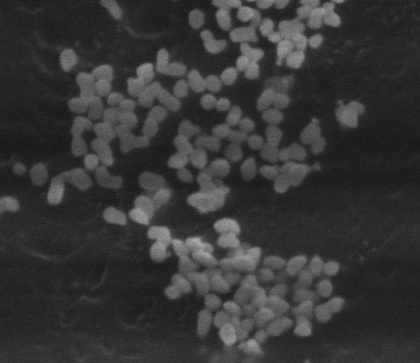
%> input picture TEXTMODE/test1.jpg, 420 x 363 px, shrunk from 1024 x 884 before the run
$ octave --eval "result = jansenmidas;"   (GNU Octave 9; MATLAB toolbox functions it lacks are replaced by stand-ins)
%> lines starting %> are read from the running program, lines starting %| are printed output that depends on the picture
%> the answer given: 3
%> the answer given: 3
%> the answer given: test1.jpg
%> in jansenmidas, IMG is the input picture: size 363x420x3 uint8; min 22, max 175, mean 54.4
### TEXTMODE/mlss.m
%%  MLSS.M
%%
%%  This file is part of the supplementary material to 'Jansen-MIDAS: a
%% multi-level photomicrograph segmentation software based on isotropic
%% undecimated wavelets'.
%%
%%  Jansen-MIDAS is a software developed to provide Multi-Level Starlet
%% Segmentation (MLSS) and Multi-Level Starlet Optimal Segmentation
%% (MLSOS) techniques. These methods are based on the starlet transform,
%% an isotropic undecimated wavelet, in order to determine the location
%% of objects in photomicrographs. Using Jansen-MIDAS, a scientist can
%% obtain a multi-level threshold segmentation of his/hers
%% photomicrographs.
%%
%%  Author:
%% Alexandre Fioravante de Siqueira, siqueiraaf@gmail.com
%%
%%  Description: MLSS applies the MLSS algorithm on the input image IMG,
%% from level initL until level L, returning D, the wavelet detail levels,
%% and R, the multi-level segmentation result.
%%
%%  Input: IMG, a gray input image.
%%         initL, the first desired decomposition level.
%%         L, last desired decomposition level.
%%
%%  Output: D, starlet detail levels.
%%          R, the MLSS segmentation levels.
%%
%%  Other files required: jansenmidas.m, binarize.m, confusionmatrix.m,
%% mattewscc.m, mlsos.m, mlssorigaux.m, mlssvaraux.m, starlet.m,
%% twodimfilter.m
%%
%%  Version: april 2016.
%%
%%  Please cite:
%%
%% [1] de Siqueira, A.F. et al. Jansen-MIDAS: a multi-level photomicrograph
%% segmentation software based on isotropic undecimated wavelets, 2016.
%% [2] de Siqueira, A.F. et al. Estimating the concentration of gold
%% nanoparticles incorporated on Natural Rubber membranes using Multi-Level
%% Starlet Optimal Segmentation. Journal of Nanoparticle Research, 2014,
%% 16; 2809. doi: 10.1007/s11051-014-2809-0.
%% [3] de Siqueira, A.F. et al. An automatic method for segmentation
%% of fission tracks in epidote crystal photomicrographs. Computers and
%% Geosciences, 2014, 69; 55-61. doi: 10.1016/j.cageo.2014.04.008.
%% [4] de Siqueira, A.F. et al. Segmentation of scanning electron
%% microscopy images from natural rubber samples with gold nanoparticles
%% using starlet wavelets. Microscopy Research and Technique, 2014, 77(1);
%% 71-78. doi: 10.1002/jemt.22314.
%%
%% Jansen-MIDAS is free software: you can redistribute it and/or modify
%% it under the terms of the GNU General Public License as published by
%% the Free Software Foundation, either version 3 of the License, or
%% (at your option) any later version.
%%
%% This program is distributed in the hope that it will be useful,
%% but WITHOUT ANY WARRANTY; without even the implied warranty of
%% MERCHANTABILITY or FITNESS FOR A PARTICULAR PURPOSE.  See the
%% GNU General Public License for more details.
%%
%% You should have received a copy of the GNU General Public License
%% along with this program.  If not, see <http://www.gnu.org/licenses/>.
%%

function [D,R] = mlss(IMG,initL,L)
%> called with initL = 3, L = 3

%%% PREALLOCATING VARS %%%
[M,N] = size(IMG); % info
%> M = 363; N = 420
R = zeros(M,N,L);

%%% STARLET APPLICATION %%%
[~,D] = starlet(IMG,L);

%%% CHOOSING MLSS ALGORITHM %%%
ALGchoice = input('Type V for Variant or any to Original MLSS: ','s');

if ((ALGchoice == 'v') || (ALGchoice == 'V')) %% apply Derivative algorithm
    for i = initL:L
        aux = mlssvaraux(IMG,D(:,:,[1:i]),initL); %% segmentation
        R(:,:,i) = ~binarize(aux); %% binarize input image
    end
else %% apply Original algorithm
    for i = initL:L
        aux = mlssorigaux(IMG,D(:,:,[1:i]),initL); %% segmentation
        R(:,:,i) = binarize(aux); %% binarize input image
    end
end

### GUIMODE/starlet.m
%%  STARLET.M
%%
%%  This file is part of the supplementary material to 'Jansen-MIDAS: a
%% multi-level photomicrograph segmentation software based on isotropic
%% undecimated wavelets'.
%%
%%  Jansen-MIDAS is a software developed to provide Multi-Level Starlet
%% Segmentation (MLSS) and Multi-Level Starlet Optimal Segmentation
%% (MLSOS) techniques. These methods are based on the starlet transform,
%% an isotropic undecimated wavelet, in order to determine the location
%% of objects in photomicrographs. Using Jansen-MIDAS, a scientist can
%% obtain a multi-level threshold segmentation of his/hers
%% photomicrographs.
%%
%%  Authors:
%% Alexandre Fioravante de Siqueira, siqueiraaf@gmail.com
%% Aylton Pagamisse, aylton@fct.unesp.br
%%
%%  Description: STARLET applies the starlet wavelet on the input image
%% IMG, with L decomposition levels, returning the approximation levels
%% S and the wavelet detail coefficients D.
%%
%%  Input: IMG, a gray input image.
%%         L, last desired decomposition level.
%%
%%  Output: S, starlet approximation levels.
%%          D, starlet detail levels.
%%
%%  Other files required: jansenmidas.m, binarize.m, confusionmatrix.m,
%% mattewscc.m, mlsos.m, mlss.m, mlssorigaux.m, mlssvaraux.m, twodimfilt.m
%%
%%  Version: april 2016.
%%
%%  Please cite:
%%
%% [1] de Siqueira, A.F. et al. Jansen-MIDAS: a multi-level photomicrograph
%% segmentation software based on isotropic undecimated wavelets, 2016.
%% [2] de Siqueira, A.F. et al. Estimating the concentration of gold
%% nanoparticles incorporated on Natural Rubber membranes using Multi-Level
%% Starlet Optimal Segmentation. Journal of Nanoparticle Research, 2014,
%% 16; 2809. doi: 10.1007/s11051-014-2809-0.
%% [3] de Siqueira, A.F. et al. An automatic method for segmentation
%% of fission tracks in epidote crystal photomicrographs. Computers and
%% Geosciences, 2014, 69; 55-61. doi: 10.1016/j.cageo.2014.04.008.
%% [4] de Siqueira, A.F. et al. Segmentation of scanning electron
%% microscopy images from natural rubber samples with gold nanoparticles
%% using starlet wavelets. Microscopy Research and Technique, 2014, 77(1);
%% 71-78. doi: 10.1002/jemt.22314.
%%
%% Jansen-MIDAS is free software: you can redistribute it and/or modify
%% it under the terms of the GNU General Public License as published by
%% the Free Software Foundation, either version 3 of the License, or
%% (at your option) any later version.
%%
%% This program is distributed in the hope that it will be useful,
%% but WITHOUT ANY WARRANTY; without even the implied warranty of
%% MERCHANTABILITY or FITNESS FOR A PARTICULAR PURPOSE.  See the
%% GNU General Public License for more details.
%%
%% You should have received a copy of the GNU General Public License
%% along with this program.  If not, see <http://www.gnu.org/licenses/>.
%%

function [S,D] = starlet(IMG,L)
%> called with L = 3

%%% PRELIMINAR VARS %%%
h = [1 4 6 4 1]; % 1D-h filter
IMG = double(IMG);
%> IMG: size 363x420 double
[M,N] = size(IMG); % image info
%> M = 363; N = 420
% resulting vectors: approximation and details
S = zeros(M,N,L); D = zeros(M,N,L);

%%% MIRRORING CRITERIA: LOWER PIXEL NUMBER %%%
if M < N
    T = M;
%> T = 363
else
    T = N;
end

auxS = padarray(IMG,[T T],'symmetric'); % mirroring
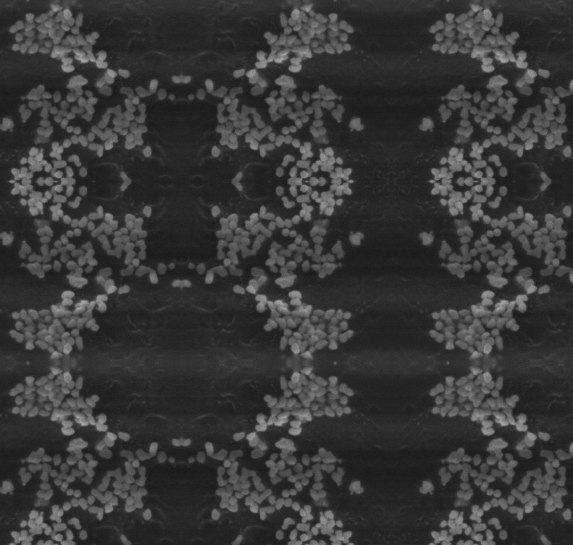
%> auxS: size 1089x1146 double (shown at 1/2 size); min 22, max 175, mean 55.9

%%% STARLET APLICATION %%%
for i = 1:L
    prevIMG = auxS; % previous level image
    h2 = twodimfilt(h,i-1); % building 2D-h filter

    %%% WAVELET COEFFICIENTS %%%
    auxS = conv2(prevIMG,h2,'same'); % approximation coefficients
    auxD = prevIMG - auxS; % detail coefficients

    S(:,:,i) = auxS(T+1:M+T,T+1:N+T); % mirroring correction
    D(:,:,i) = auxD(T+1:M+T,T+1:N+T);
end
%> this loop made 3 passes
%> pass 1, in starlet, `auxD = prevIMG - auxS;`:
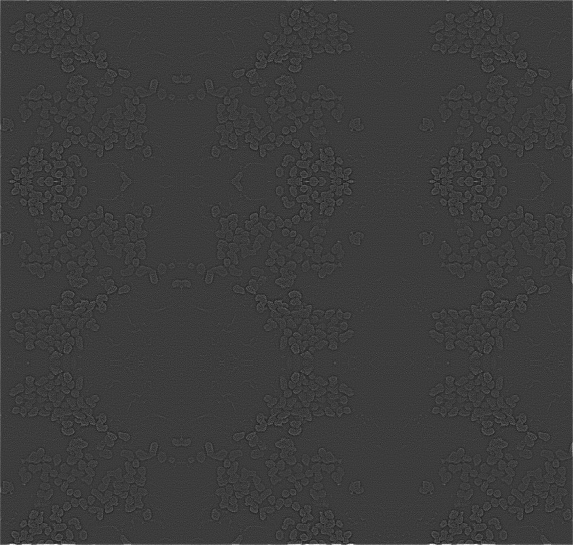
%> auxD: size 1089x1146 double (shown at 1/2 size); min -17.22, max 55.57, mean 0.1; drawn with min black and max white
%> pass 2, in starlet, `auxD = prevIMG - auxS;`:
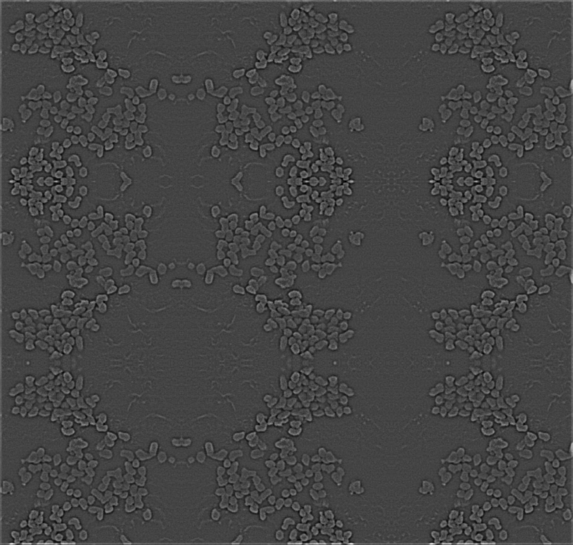
%> auxD: size 1089x1146 double (shown at 1/2 size); min -18.63, max 51.05, mean 0.1; drawn with min black and max white
%> after the loop:
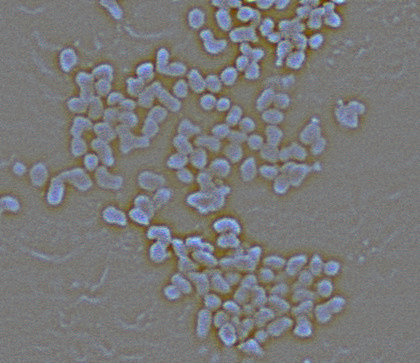
%> D: size 363x420x3 double; mean R, G, B 0, 0, 0; drawn with min black and max white
%> after the loop:
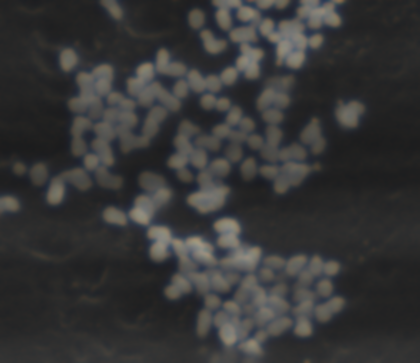
%> S: size 363x420x3 double; mean R, G, B 54.4, 54.4, 54.4
%> the run ends on the next line

### TEXTMODE/twodimfilt.m
%%  TWODIMFILT.M
%%
%%  This file is part of the supplementary material to 'Jansen-MIDAS: a
%% multi-level photomicrograph segmentation software based on isotropic
%% undecimated wavelets'.
%%
%%  Authors:
%% Alexandre Fioravante de Siqueira, siqueiraaf@gmail.com
%% Aylton Pagamisse, aylton@fct.unesp.br
%%
%%  Description: Jansen-MIDAS is a software developed to provide
%% Multi-Level Starlet Segmentation (MLSS) and Multi-Level Starlet
%% Optimal Segmentation (MLSOS) techniques. These methods are based on
%% the starlet transform, an isotropic undecimated wavelet, in order to
%% determine the location of objects in photomicrographs.
%% Using Jansen-MIDAS, a scientist can obtain a multi-level threshold
%% segmentation of his/hers photomicrographs.
%%
%%  Input: vec, a vector that will be used in "a trous" application.
%%         i, corresponding level.
%%
%%  Output: h2, vec in two dimensions according to "a trous" algorithm.
%%
%%  Other files required: jansenmidas.m, binarize.m, confusionmatrix.m,
%% mattewscc.m, mlsos.m, mlss.m, mlssorigaux.m, mlssvaraux.m, starlet.m
%%
%%  Version: april 2016.
%%
%%  Please cite:
%%
%% [1] de Siqueira, A.F. et al. Jansen-MIDAS: a multi-level photomicrograph
%% segmentation software based on isotropic undecimated wavelets, 2016.
%% [2] de Siqueira, A.F. et al. Estimating the concentration of gold
%% nanoparticles incorporated on Natural Rubber membranes using Multi-Level
%% Starlet Optimal Segmentation. Journal of Nanoparticle Research, 2014,
%% 16; 2809. doi: 10.1007/s11051-014-2809-0.
%% [3] de Siqueira, A.F. et al. An automatic method for segmentation
%% of fission tracks in epidote crystal photomicrographs. Computers and
%% Geosciences, 2014, 69; 55-61. doi: 10.1016/j.cageo.2014.04.008.
%% [4] de Siqueira, A.F. et al. Segmentation of scanning electron
%% microscopy images from natural rubber samples with gold nanoparticles
%% using starlet wavelets. Microscopy Research and Technique, 2014, 77(1);
%% 71-78. doi: 10.1002/jemt.22314.
%%
%% Jansen-MIDAS is free software: you can redistribute it and/or modify
%% it under the terms of the GNU General Public License as published by
%% the Free Software Foundation, either version 3 of the License, or
%% (at your option) any later version.
%%
%% This program is distributed in the hope that it will be useful,
%% but WITHOUT ANY WARRANTY; without even the implied warranty of
%% MERCHANTABILITY or FITNESS FOR A PARTICULAR PURPOSE.  See the
%% GNU General Public License for more details.
%%
%% You should have received a copy of the GNU General Public License
%% along with this program.  If not, see <http://www.gnu.org/licenses/>.
%%

function h2 = twodimfilt(vec,j)

aux = upsample(vec,(2^j)); % we need 2^j-1 zeros
m = size(aux,2); % erasing last zeros
h = aux(1:m-(2^j-1));

aux = sum(sum(h'*h)); % normalization
h2 = (h'*h)/aux; % 2D filter

end

### TEXTMODE/jansenmidas.m
%%  JANSENMIDAS.M
%%
%%  This file is part of the supplementary material to 'Jansen-MIDAS: a
%% multi-level photomicrograph segmentation software based on isotropic
%% undecimated wavelets'.
%%
%%  Jansen-MIDAS is a software developed to provide Multi-Level Starlet
%% Segmentation (MLSS) and Multi-Level Starlet Optimal Segmentation
%% (MLSOS) techniques. These methods are based on the starlet transform,
%% an isotropic undecimated wavelet, in order to determine the location
%% of objects in photomicrographs. Using Jansen-MIDAS, a scientist can
%% obtain a multi-level threshold segmentation of his/hers
%% photomicrographs.
%%
%%  Author:
%% Alexandre Fioravante de Siqueira, siqueiraaf@gmail.com
%%
%%  Description: JANSENMIDAS applies the algorithms MLSS and MLSOS on an
%% input image, returning D (the detail wavelet coefficients), R (the
%% multi-level segmentation corresponding to D), COMP (a color comparison
%% between the input image and its ground truth), and MCC (the Matthews
%% correlation coefficient) for each level.
%%
%%  Input: none (all input is asked during runtime).
%%
%%  Output: D, starlet detail levels.
%%          R, the MLSS segmentation levels.
%%          COMP, a color comparison between IMG and IMGGT.
%%          MCC, the Matthews correlation coefficient.
%%
%%  Other files required: binarize.m, confusionmatrix.m, mattewscc.m,
%% mlsos.m, mlss.m, mlssorigaux.m, mlssvaraux.m, starlet.m, twodimfilt.m
%%
%%  Version: april 2016.
%%
%%  Please cite:
%%
%% [1] de Siqueira, A.F. et al. Jansen-MIDAS: a multi-level photomicrograph
%% segmentation software based on isotropic undecimated wavelets, 2016.
%% [2] de Siqueira, A.F. et al. Estimating the concentration of gold
%% nanoparticles incorporated on Natural Rubber membranes using Multi-Level
%% Starlet Optimal Segmentation. Journal of Nanoparticle Research, 2014,
%% 16; 2809. doi: 10.1007/s11051-014-2809-0.
%% [3] de Siqueira, A.F. et al. An automatic method for segmentation
%% of fission tracks in epidote crystal photomicrographs. Computers and
%% Geosciences, 2014, 69; 55-61. doi: 10.1016/j.cageo.2014.04.008.
%% [4] de Siqueira, A.F. et al. Segmentation of scanning electron
%% microscopy images from natural rubber samples with gold nanoparticles
%% using starlet wavelets. Microscopy Research and Technique, 2014, 77(1);
%% 71-78. doi: 10.1002/jemt.22314.
%%
%% Jansen-MIDAS is free software: you can redistribute it and/or modify
%% it under the terms of the GNU General Public License as published by
%% the Free Software Foundation, either version 3 of the License, or
%% (at your option) any later version.
%%
%% This program is distributed in the hope that it will be useful,
%% but WITHOUT ANY WARRANTY; without even the implied warranty of
%% MERCHANTABILITY or FITNESS FOR A PARTICULAR PURPOSE.  See the
%% GNU General Public License for more details.
%%
%% You should have received a copy of the GNU General Public License
%% along with this program.  If not, see <http://www.gnu.org/licenses/>.
%%

function [D,R,COMP,MCC] = jansenmidas()

%%% INTRODUCTION %%%
disp('');
disp('%%%%%%%%%%%%%%%%%%%%%%%%%%%%%%%%%%%%%%%%%%%%%%%%%%%%%%%%');
disp('%%%%%%%%%%%%%%% Welcome to Jansen-MIDAS %%%%%%%%%%%%%%%%');
disp('%%%%%%%%%% Microscopic Data Analysis Software %%%%%%%%%%');
disp('%%%%%%%%%%%%%%%%%%%%%%%%%%%%%%%%%%%%%%%%%%%%%%%%%%%%%%%%');
disp('');

%%% CHOOSING INITIAL AND LAST DETAIL LEVELS %%%
initL = input('Initial detail level to consider in segmentation: ');
if (isempty(initL) || ~isnumeric(initL))
    disp('Assuming default value, initial level equals 1. Continue...'); fflush(stdout);
    initL = 1;
end

L = input('Last detail level to consider in segmentation: ');
if (isempty(L) || ~isnumeric(L))
    disp('Assuming default value, last level equals 5. Continue...'); fflush(stdout);
    L = 5;
end

%%% OBTAINING ORIGINAL IMAGE %%%
IMGname = input('Please type the original image name: ','s');
IMG = imread(IMGname);

%%% CONVERTING RGB IMAGE TO GRAY %%%
if (length(size(IMG)) == 3)
    IMG = rgb2gray(IMG);
end

%%% APPLYING MLSS %%%
printf('Applying MLSS...\n'); fflush(stdout);
[D,R] = mlss(IMG,initL,L);

%%% APPLY MLSOS? %%%
GTapply = input('Do you want to apply MLSOS (uses GT image)? ','s');

if ((GTapply == 'Y') || (GTapply == 'y'))
    %%% OBTAINING GT AND ORIGINAL IMAGES %%%
    GTname = input('Please type a GT image name: ','s');
    GT = imread(GTname);

    %%% CONVERTING RGB IMAGE TO GRAY %%%
    if (length(size(GT)) == 3)
        IMG = rgb2gray(GT);
    end

    %%% APPLYING MLSOS %%%
    [COMP,MCC] = mlsos(R,GT,initL,L);
end

%%% SAVING OR SHOWING IMAGES %%%
SAV = input('Type Y to save images or any to show them: ','s');

if ((SAV == 'Y') || (SAV == 'y'))
    %%% SAVING D IMAGES %%%
    for i = 1:L
        printf('Saving detail image... Level: %d\n', i); fflush(stdout);
        imshow(D(:,:,i));
        print('-dtiff','-r300',strcat(IMGname,'-D',num2str(i),'.tif'));
    end

    %%% SAVING R IMAGES %%%
    for i = initL:L
        printf('Saving segmentation image... Level: %d\n', i); fflush(stdout);
        imshow(R(:,:,i));
        print('-dtiff','-r300',strcat(IMGname,'-R',num2str(i),'.tif'));
    end

    %%% SAVING COMP IMAGES %%%
    if ((GTapply == 'Y') || (GTapply == 'y'))
        for i = initL:L
            printf('Saving comparison image... Level: %d\n', i); fflush(stdout);
            imshow(COMP(:,:,:,i));
            print('-dtiff','-r300',strcat(IMGname,'-COMP',num2str(i),'.tif'));
        end
    end
else
    %%% SHOWING D IMAGES %%%
    for i = 1:L
        printf('Showing detail image... Level: %d\n', i); fflush(stdout);
        figure; imshow(D(:,:,i));
        title(strcat(IMGname,'-D',num2str(i)));
    end

    %%% SHOWING R IMAGES %%%
    for i = initL:L
        printf('Showing segmentation image... Level: %d\n', i); fflush(stdout);
        figure; imshow(R(:,:,i));
        title(strcat(IMGname,'-R',num2str(i)));
    end

    %%% SHOWING COMP IMAGES %%%
    if ((GTapply == 'Y') || (GTapply == 'y'))
        for i = initL:L
            printf('Showing comparison image... Level: %d\n', i); fflush(stdout);
            figure; imshow(COMP(:,:,:,i));
            title(strcat(IMGname,'-COMP',num2str(i)));
        end
    end
end

disp('End of processing. Thanks!');
